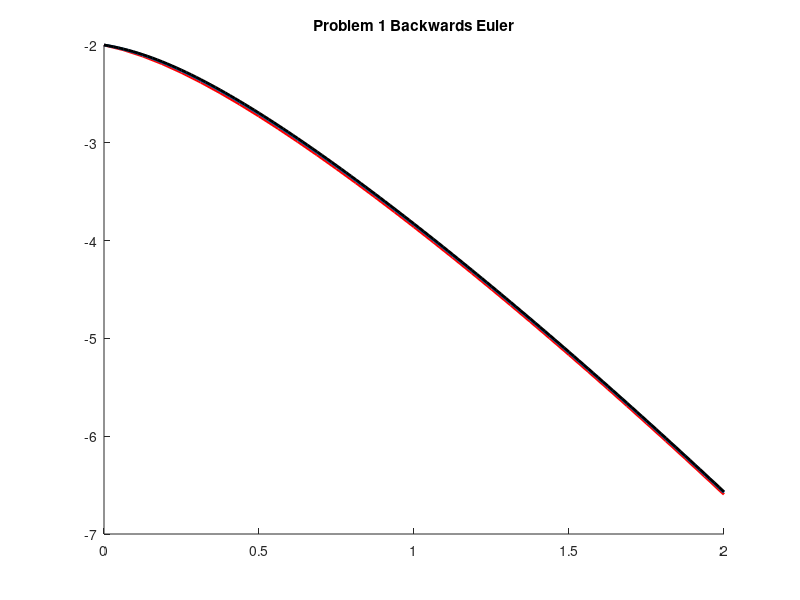

MATLAB code for this plot: (Note: this script raises an error after producing the figure.)
function main()
    N_values = [32, 128];
    colors = ["r-.", "b-."];
    T = 2;

    figure(1); hold on
    
    for i = 1:length(N_values)
        N = N_values(i);
        color = colors(i);
        [t, y_be, y_ex] = run(N, T);
        plot(t, y_be, color, 'linewidth', 2);
        y_be(end) %To get correct answer for part b, must replace one of the N values with 64 to get a k of 1/32. Otherwise, the N values are 32, 128

    end
    % Plot exact solution
    plot(t, y_ex(t), 'k-', 'linewidth', 2);
    title("Problem 1 Backwards Euler")
    subtitle("Numerical Result for k=1/16 and k=1/32")
    xlabel('t'); ylabel('y(t)');
    legend('k = 1/16', 'k = 1/32', 'Exact solution');
    
    hold off
end

function [t, y_be, y_ex] = run(N, T)
    k = T/N;
    t = 0:k:T;
    y_be = zeros(1, N+1);
    y_be(1) = -2;

    for n = 1:N
        %y_be(n+1) = (y_be(n) + 3 * k + k * exp(-t(n+1))) / (1 + k); % Problem 1
        y_be(n+1) = 0.5 * (-sqrt(y_be(n)^2 + 2 * y_be(n) + 6 * k * (t(n+1))^2 + 20 * k * t(n+1) + 2 * k + 1) + y_be(n) - 1); %Problem 2
        
    end
    %y_ex =@(x) t.*exp(-t) -2.*exp(-t) + 3; % Problem 1
    y_ex =@(x) -sqrt(1+(t.^3)+((5*t.^2))+(t))-1 % Problem 2
end


